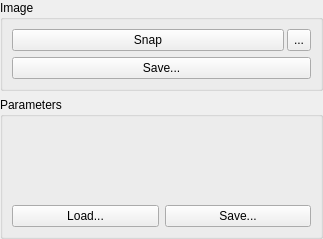
<?xml version="1.0" encoding="UTF-8"?>
<ui version="4.0">
 <class>CSnapImageGuiComp</class>
 <widget class="QWidget" name="CSnapImageGuiComp">
  <property name="geometry">
   <rect>
    <x>0</x>
    <y>0</y>
    <width>323</width>
    <height>239</height>
   </rect>
  </property>
  <property name="windowTitle">
   <string>Form</string>
  </property>
  <layout class="QVBoxLayout">
   <property name="margin">
    <number>0</number>
   </property>
   <item>
    <widget class="QFrame" name="frame">
     <property name="sizePolicy">
      <sizepolicy hsizetype="Preferred" vsizetype="Preferred">
       <horstretch>1</horstretch>
       <verstretch>0</verstretch>
      </sizepolicy>
     </property>
     <property name="frameShape">
      <enum>QFrame::NoFrame</enum>
     </property>
     <property name="frameShadow">
      <enum>QFrame::Raised</enum>
     </property>
     <layout class="QVBoxLayout">
      <property name="spacing">
       <number>6</number>
      </property>
      <property name="margin">
       <number>0</number>
      </property>
      <item>
       <widget class="QGroupBox" name="groupBox">
        <property name="sizePolicy">
         <sizepolicy hsizetype="Preferred" vsizetype="Maximum">
          <horstretch>0</horstretch>
          <verstretch>0</verstretch>
         </sizepolicy>
        </property>
        <property name="title">
         <string>Image</string>
        </property>
        <layout class="QVBoxLayout" name="verticalLayout_2">
         <property name="spacing">
          <number>6</number>
         </property>
         <property name="margin">
          <number>9</number>
         </property>
         <item>
          <layout class="QHBoxLayout">
           <property name="spacing">
            <number>3</number>
           </property>
           <property name="margin">
            <number>0</number>
           </property>
           <item>
            <widget class="QPushButton" name="SnapImageButton">
             <property name="sizePolicy">
              <sizepolicy hsizetype="Preferred" vsizetype="Fixed">
               <horstretch>0</horstretch>
               <verstretch>0</verstretch>
              </sizepolicy>
             </property>
             <property name="text">
              <string>Snap</string>
             </property>
            </widget>
           </item>
           <item>
            <widget class="QToolButton" name="LiveImageButton">
             <property name="sizePolicy">
              <sizepolicy hsizetype="Fixed" vsizetype="Preferred">
               <horstretch>0</horstretch>
               <verstretch>0</verstretch>
              </sizepolicy>
             </property>
             <property name="text">
              <string>...</string>
             </property>
             <property name="icon">
              <iconset resource="../../../Acf/Include/iqtgui/iqtgui.qrc">
               <normaloff>:/Icons/AutoUpdate.svg</normaloff>:/Icons/AutoUpdate.svg</iconset>
             </property>
             <property name="checkable">
              <bool>true</bool>
             </property>
            </widget>
           </item>
          </layout>
         </item>
         <item>
          <widget class="QPushButton" name="SaveImageButton">
           <property name="sizePolicy">
            <sizepolicy hsizetype="Preferred" vsizetype="Fixed">
             <horstretch>0</horstretch>
             <verstretch>0</verstretch>
            </sizepolicy>
           </property>
           <property name="text">
            <string>Save...</string>
           </property>
          </widget>
         </item>
        </layout>
       </widget>
      </item>
      <item>
       <widget class="QGroupBox" name="ParamsGB">
        <property name="title">
         <string>Parameters</string>
        </property>
        <layout class="QVBoxLayout" name="verticalLayout">
         <item>
          <widget class="QFrame" name="ParamsFrame">
           <property name="sizePolicy">
            <sizepolicy hsizetype="Preferred" vsizetype="Expanding">
             <horstretch>0</horstretch>
             <verstretch>0</verstretch>
            </sizepolicy>
           </property>
           <property name="frameShape">
            <enum>QFrame::NoFrame</enum>
           </property>
           <property name="frameShadow">
            <enum>QFrame::Raised</enum>
           </property>
           <layout class="QVBoxLayout">
            <property name="spacing">
             <number>6</number>
            </property>
            <property name="margin">
             <number>0</number>
            </property>
           </layout>
          </widget>
         </item>
         <item>
          <layout class="QHBoxLayout" name="horizontalLayout_2">
           <item>
            <widget class="QPushButton" name="LoadParamsButton">
             <property name="sizePolicy">
              <sizepolicy hsizetype="Preferred" vsizetype="Fixed">
               <horstretch>0</horstretch>
               <verstretch>0</verstretch>
              </sizepolicy>
             </property>
             <property name="text">
              <string>Load...</string>
             </property>
            </widget>
           </item>
           <item>
            <widget class="QPushButton" name="SaveParamsButton">
             <property name="sizePolicy">
              <sizepolicy hsizetype="Preferred" vsizetype="Fixed">
               <horstretch>0</horstretch>
               <verstretch>0</verstretch>
              </sizepolicy>
             </property>
             <property name="text">
              <string>Save...</string>
             </property>
            </widget>
           </item>
          </layout>
         </item>
        </layout>
       </widget>
      </item>
     </layout>
    </widget>
   </item>
  </layout>
 </widget>
 <resources>
  <include location="../../../Acf/Include/iqtgui/iqtgui.qrc"/>
 </resources>
 <connections/>
</ui>
